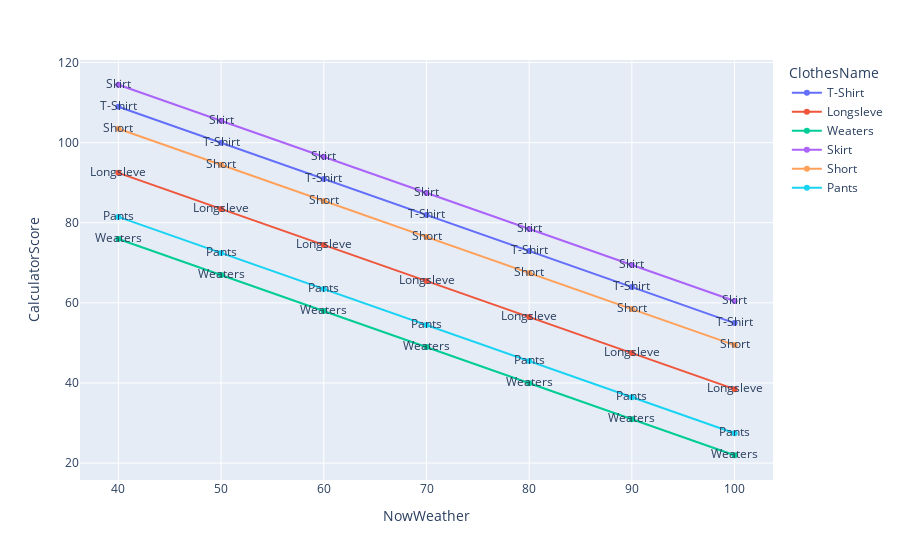

The cell this chart's notebook holds for it:
### Code cell
list_sigle_show_composite = []
for now_humd in range(40, 110, 10):
    for iloc_count in range(len(df_sigle)):
        calculator = weather_result_composite(user_weatherLike, 5, # 10 , 23 , 30
                                            df_sigle.iloc[iloc_count].ClothesName, df_sigle.iloc[iloc_count].WeatherScore
                                            ,now_humd)
        
        list_sigle_show_composite.append([now_humd, 
                                    df_sigle.iloc[iloc_count].ClothesName, 
                                    df_sigle.iloc[iloc_count].WeatherScore, 
                                    calculator])
        
df_sigle_show_composite = pd.DataFrame(list_sigle_show_composite, columns=["NowWeather", "ClothesName", "WeatherScore","CalculatorScore"])




fig = px.line(df_sigle_show_composite,     
    x = 'NowWeather',
    y = 'CalculatorScore',
    color = 'ClothesName',
    text= "ClothesName")
fig.show()

# fig = px

### Figure 1 — Plotly figure (JSON) as saved in the notebook; plotly's stock layout.template omitted (floating-point values rounded to 4 significant figures)
{"data": [{"hovertemplate": "ClothesName=%{text}<br>NowWeather=%{x}<br>CalculatorScore=%{y}<extra></extra>", "legendgroup": "T-Shirt", "line": {"color": "#636efa", "dash": "solid"}, "marker": {"symbol": "circle"}, "mode": "text+markers+lines", "name": "T-Shirt", "orientation": "v", "showlegend": true, "text": ["T-Shirt", "T-Shirt", "T-Shirt", "T-Shirt", "T-Shirt", "T-Shirt", "T-Shirt"], "type": "scatter", "x": [40, 50, 60, 70, 80, 90, 100], "xaxis": "x", "y": [109.0, 99.95, 90.95, 81.95, 72.95, 63.95, 54.95], "yaxis": "y"}, {"hovertemplate": "ClothesName=%{text}<br>NowWeather=%{x}<br>CalculatorScore=%{y}<extra></extra>", "legendgroup": "Longsleve", "line": {"color": "#EF553B", "dash": "solid"}, "marker": {"symbol": "circle"}, "mode": "text+markers+lines", "name": "Longsleve", "orientation": "v", "showlegend": true, "text": ["Longsleve", "Longsleve", "Longsleve", "Longsleve", "Longsleve", "Longsleve", "Longsleve"], "type": "scatter", "x": [40, 50, 60, 70, 80, 90, 100], "xaxis": "x", "y": [92.45, 83.45, 74.45, 65.45, 56.45, 47.45, 38.45], "yaxis": "y"}, {"hovertemplate": "ClothesName=%{text}<br>NowWeather=%{x}<br>CalculatorScore=%{y}<extra></extra>", "legendgroup": "Weaters", "line": {"color": "#00cc96", "dash": "solid"}, "marker": {"symbol": "circle"}, "mode": "text+markers+lines", "name": "Weaters", "orientation": "v", "showlegend": true, "text": ["Weaters", "Weaters", "Weaters", "Weaters", "Weaters", "Weaters", "Weaters"], "type": "scatter", "x": [40, 50, 60, 70, 80, 90, 100], "xaxis": "x", "y": [75.95, 66.95, 57.95, 48.95, 39.95, 30.95, 21.95], "yaxis": "y"}, {"hovertemplate": "ClothesName=%{text}<br>NowWeather=%{x}<br>CalculatorScore=%{y}<extra></extra>", "legendgroup": "Skirt", "line": {"color": "#ab63fa", "dash": "solid"}, "marker": {"symbol": "circle"}, "mode": "text+markers+lines", "name": "Skirt", "orientation": "v", "showlegend": true, "text": ["Skirt", "Skirt", "Skirt", "Skirt", "Skirt", "Skirt", "Skirt"], "type": "scatter", "x": [40, 50, 60, 70, 80, 90, 100], "xaxis": "x", "y": [114.5, 105.5, 96.45, 87.45, 78.45, 69.45, 60.45], "yaxis": "y"}, {"hovertemplate": "ClothesName=%{text}<br>NowWeather=%{x}<br>CalculatorScore=%{y}<extra></extra>", "legendgroup": "Short", "line": {"color": "#FFA15A", "dash": "solid"}, "marker": {"symbol": "circle"}, "mode": "text+markers+lines", "name": "Short", "orientation": "v", "showlegend": true, "text": ["Short", "Short", "Short", "Short", "Short", "Short", "Short"], "type": "scatter", "x": [40, 50, 60, 70, 80, 90, 100], "xaxis": "x", "y": [103.5, 94.45, 85.45, 76.45, 67.45, 58.45, 49.45], "yaxis": "y"}, {"hovertemplate": "ClothesName=%{text}<br>NowWeather=%{x}<br>CalculatorScore=%{y}<extra></extra>", "legendgroup": "Pants", "line": {"color": "#19d3f3", "dash": "solid"}, "marker": {"symbol": "circle"}, "mode": "text+markers+lines", "name": "Pants", "orientation": "v", "showlegend": true, "text": ["Pants", "Pants", "Pants", "Pants", "Pants", "Pants", "Pants"], "type": "scatter", "x": [40, 50, 60, 70, 80, 90, 100], "xaxis": "x", "y": [81.45, 72.45, 63.45, 54.45, 45.45, 36.45, 27.45], "yaxis": "y"}], "layout": {"legend": {"title": {"text": "ClothesName"}, "tracegroupgap": 0}, "margin": {"t": 60}, "xaxis": {"anchor": "y", "domain": [0, 1], "title": {"text": "NowWeather"}}, "yaxis": {"anchor": "x", "domain": [0, 1], "title": {"text": "CalculatorScore"}}}}
